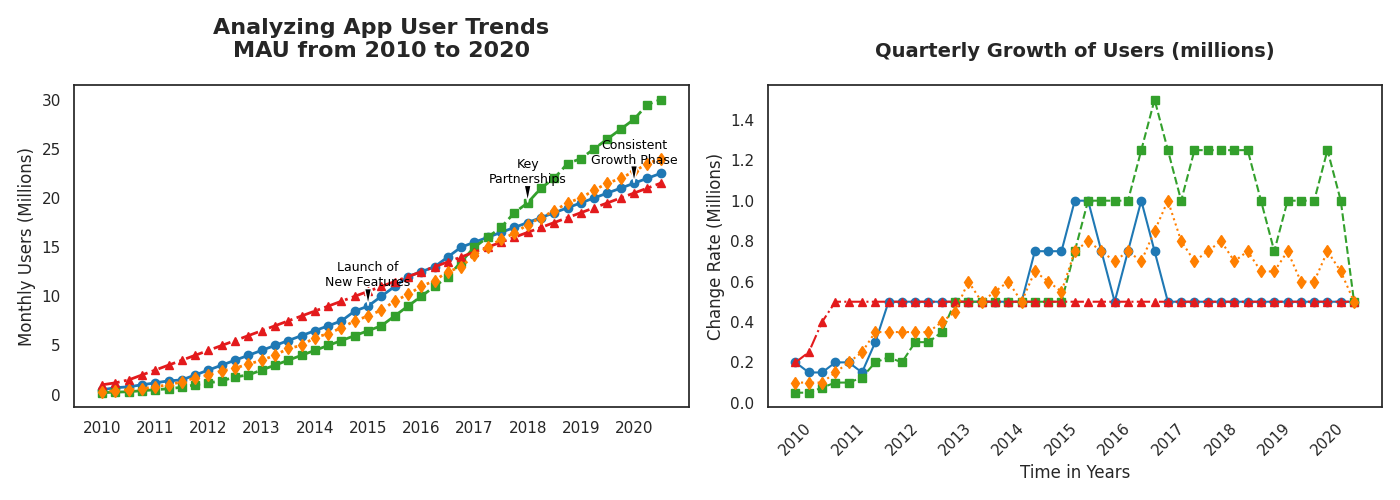

Source code (Python):
import matplotlib.pyplot as plt
import numpy as np

quarters = np.arange(2010, 2020.75, 0.25)

lingualeap_users = np.array([0.5, 0.7, 0.8, 1.0, 1.2, 1.4, 1.5, 2.0, 2.5, 3.0, 3.5, 4.0, 4.5, 5.0, 5.5, 6.0, 6.5, 7.0, 7.5, 8.5, 9.0, 10.0, 11.0, 12.0, 12.5, 13.0, 14.0, 15.0, 15.5, 16.0, 16.5, 17.0, 17.5, 18.0, 18.5, 19.0, 19.5, 20.0, 20.5, 21.0, 21.5, 22.0, 22.5])
polyglotpro_users = np.array([0.2, 0.25, 0.3, 0.4, 0.5, 0.6, 0.75, 1.0, 1.2, 1.4, 1.8, 2.0, 2.5, 3.0, 3.5, 4.0, 4.5, 5.0, 5.5, 6.0, 6.5, 7.0, 8.0, 9.0, 10.0, 11.0, 12.0, 13.5, 15.0, 16.0, 17.0, 18.5, 19.5, 21.0, 22.0, 23.5, 24.0, 25.0, 26.0, 27.0, 28.0, 29.5, 30.0])
verboventures_users = np.array([1.0, 1.2, 1.5, 2.0, 2.5, 3.0, 3.5, 4.0, 4.5, 5.0, 5.5, 6.0, 6.5, 7.0, 7.5, 8.0, 8.5, 9.0, 9.5, 10.0, 10.5, 11.0, 11.5, 12.0, 12.5, 13.0, 13.5, 14.0, 14.5, 15.0, 15.5, 16.0, 16.5, 17.0, 17.5, 18.0, 18.5, 19.0, 19.5, 20.0, 20.5, 21.0, 21.5])
talktech_users = np.array([0.3, 0.4, 0.5, 0.6, 0.8, 1.0, 1.3, 1.7, 2.0, 2.4, 2.7, 3.1, 3.5, 4.0, 4.7, 5.0, 5.8, 6.2, 6.8, 7.5, 8.0, 8.6, 9.5, 10.2, 11.0, 11.6, 12.5, 13.0, 14.2, 15.0, 15.8, 16.4, 17.3, 18.0, 18.7, 19.5, 20.0, 20.8, 21.5, 22.0, 22.7, 23.5, 24.0])

fig, ax = plt.subplots(1, 2, figsize=(14, 5), sharex=True)

ax[0].plot(quarters, lingualeap_users, marker='o', linestyle='-', color='#1f78b4', linewidth=2)  
ax[0].plot(quarters, polyglotpro_users, marker='s', linestyle='--', color='#33a02c', linewidth=2)  
ax[0].plot(quarters, verboventures_users, marker='^', linestyle='-.', color='#e31a1c', linewidth=2)  
ax[0].plot(quarters, talktech_users, marker='d', linestyle=':', color='#ff7f00', linewidth=2)  

lingualeap_rate = np.gradient(lingualeap_users)
polyglotpro_rate = np.gradient(polyglotpro_users)
verboventures_rate = np.gradient(verboventures_users)
talktech_rate = np.gradient(talktech_users)

ax[1].plot(quarters, lingualeap_rate, marker='o', linestyle='-', color='#1f78b4', linewidth=1.5)
ax[1].plot(quarters, polyglotpro_rate, marker='s', linestyle='--', color='#33a02c', linewidth=1.5)
ax[1].plot(quarters, verboventures_rate, marker='^', linestyle='-.', color='#e31a1c', linewidth=1.5)
ax[1].plot(quarters, talktech_rate, marker='d', linestyle=':', color='#ff7f00', linewidth=1.5)

# Alter titles and labels randomly
ax[0].set_title('Analyzing App User Trends\nMAU from 2010 to 2020', fontsize=16, fontweight='bold', pad=20)
ax[0].set_ylabel('Monthly Users (Millions)', fontsize=12)
ax[1].set_title('Quarterly Growth of Users (millions)', fontsize=14, fontweight='bold', pad=20)
ax[1].set_xlabel('Time in Years', fontsize=12)
ax[1].set_ylabel('Change Rate (Millions)', fontsize=12)

ax[1].set_xticks(quarters[::4])
ax[1].set_xticklabels(range(2010, 2021), rotation=45)

# Annotations with alterations
annotations_users = {
    2015: ("Launch of\nNew Features", lingualeap_users[20]),
    2018: ("Key\nPartnerships", polyglotpro_users[32]),
    2020: ("Consistent\nGrowth Phase", verboventures_users[42]),
}

for year, (text, y_value) in annotations_users.items():
    ax[0].annotate(text, xy=(year, y_value), xytext=(year, y_value + 2),
                   arrowprops=dict(facecolor='black', shrink=0.05, width=1, headwidth=5),
                   fontsize=9, color='black', ha='center')

plt.tight_layout()
plt.show()
